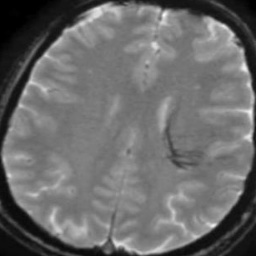
#> input picture Brain MRI Images/Train/Normal/Normal (105).jpg, 256 x 256 px, found by its file name; its folder holds only this picture in this run
$ python predict_random_forest.py
#> lines starting #> are read from the running program, lines starting #| are printed output that depends on the picture
import os
import cv2
import numpy as np
import joblib

# Path to the trained model and scaler
MODEL_PATH = 'models/rf_model.pkl'
SCALER_PATH = 'models/scaler.pkl'

# Load the trained model and scaler
rf_model = joblib.load(MODEL_PATH)
#> (reads models/rf_model.pkl from the repository)
scaler = joblib.load(SCALER_PATH)
#> (reads models/scaler.pkl from the repository)

# Define the function to load and preprocess the image for prediction
def preprocess_image(image_path):
    img = cv2.imread(image_path, cv2.IMREAD_GRAYSCALE)  # Load image in grayscale
#> img is the input picture: shape (256, 256); min 0, max 246, mean 107.1
    if img is None:
        print(f"Error: Unable to load image from {image_path}")
        return None

    img_resized = cv2.resize(img, (64, 64))  # Resize image to match the model's input shape
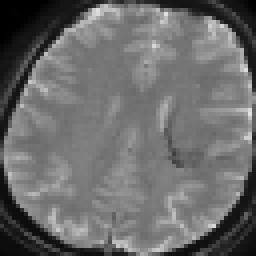
#> img_resized: shape (64, 64) (shown 4 times larger); min 0, max 226, mean 107.2
    return img_resized.flatten()  # Flatten the image to match the training data shape

# Define the prediction function
def predict(image_path):
    # Preprocess the image
    image_data = preprocess_image(image_path)
#> image_data = 4096 values, max 226 at index 1854, min 0 at index 0, mean 107.2
    if image_data is None:
        return "Error: Invalid image file"

    # Scale the image data using the same scaler used in training
    image_data_scaled = scaler.transform([image_data])  # Transform the image to match the training data

    # Make prediction using the Random Forest model
    prediction = rf_model.predict(image_data_scaled)
#> prediction = [0]

    # Return the prediction result
    if prediction == 0:
        return "Normal"
    else:
        return "Tumor"

# Main block to process images from subfolders (Normal and Tumor)
if __name__ == '__main__':
    # Root directory containing the subfolders 'Normal' and 'Tumor'
    test_image_dir = r'C:\Users\saikr\OneDrive\Desktop\MRI_Error_Detection_Project\Brain MRI Images\Train'  # Replace with your folder path

    # Loop through the subfolders (Normal and Tumor)
    for folder_name in ['Normal', 'Tumor']:
        folder_path = os.path.join(test_image_dir, folder_name)

        # Check if the subfolder exists
        if not os.path.exists(folder_path):
            print(f"Error: Subfolder {folder_name} does not exist!")
            continue

        print(f"Processing images in the {folder_name} folder...")

        # Loop through all images in the folder
        for filename in os.listdir(folder_path):
            image_path = os.path.join(folder_path, filename)

            # Only process files with valid image extensions (e.g., .jpg, .jpeg, .png)
            if image_path.lower().endswith(('.jpg', '.jpeg', '.png')):
                print(f"Processing image: {filename}")
                result = predict(image_path)
                print(f"Prediction for {filename}: {result}")
            else:
                print(f"Skipping non-image file: {filename}")
#> pass 2 of the loop `for folder_name in ['Normal', 'Tumor']:`:
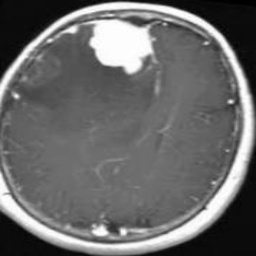
#> input picture Brain MRI Images/Train/Tumor/Tumor (102).jpg, 256 x 256 px, found by its file name
#> in preprocess_image, img is the input picture: shape (256, 256); min 0, max 255, mean 105.3
#> in preprocess_image (call 2), `img_resized = cv2.resize(img, (64, 64))  # Resize image to match the m..`:
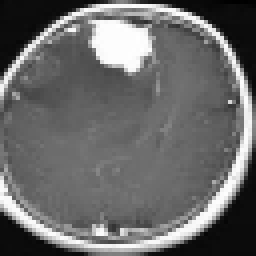
#> img_resized: shape (64, 64) (shown 4 times larger); min 0, max 255, mean 105.3
